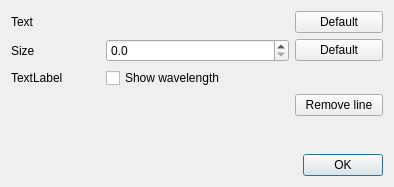
<?xml version="1.0" encoding="UTF-8"?>
<ui version="4.0">
 <class>LineEdit</class>
 <widget class="QDialog" name="LineEdit">
  <property name="geometry">
   <rect>
    <x>0</x>
    <y>0</y>
    <width>394</width>
    <height>187</height>
   </rect>
  </property>
  <property name="windowTitle">
   <string>Edit Line Properties</string>
  </property>
  <layout class="QGridLayout" name="gridLayout">
   <item row="0" column="0">
    <widget class="QLabel" name="label">
     <property name="text">
      <string>Text</string>
     </property>
    </widget>
   </item>
   <item row="0" column="1" colspan="2">
    <widget class="QWidget" name="line_text_wrapper" native="true"/>
   </item>
   <item row="0" column="3">
    <widget class="QPushButton" name="reset_default_text">
     <property name="text">
      <string>Default</string>
     </property>
    </widget>
   </item>
   <item row="1" column="0">
    <widget class="QLabel" name="label_2">
     <property name="text">
      <string>Size</string>
     </property>
    </widget>
   </item>
   <item row="1" column="3">
    <widget class="QPushButton" name="reset_default_size">
     <property name="text">
      <string>Default</string>
     </property>
    </widget>
   </item>
   <item row="2" column="0">
    <widget class="QLabel" name="wavelength">
     <property name="text">
      <string>TextLabel</string>
     </property>
    </widget>
   </item>
   <item row="2" column="1" colspan="2">
    <widget class="QCheckBox" name="show_lambda">
     <property name="text">
      <string>Show wavelength</string>
     </property>
    </widget>
   </item>
   <item row="3" column="3">
    <widget class="QPushButton" name="remove_line">
     <property name="text">
      <string>Remove line</string>
     </property>
    </widget>
   </item>
   <item row="4" column="1">
    <spacer name="verticalSpacer">
     <property name="orientation">
      <enum>Qt::Vertical</enum>
     </property>
     <property name="sizeHint" stdset="0">
      <size>
       <width>20</width>
       <height>0</height>
      </size>
     </property>
    </spacer>
   </item>
   <item row="5" column="2" colspan="2">
    <widget class="QDialogButtonBox" name="buttonBox">
     <property name="orientation">
      <enum>Qt::Horizontal</enum>
     </property>
     <property name="standardButtons">
      <set>QDialogButtonBox::Ok</set>
     </property>
    </widget>
   </item>
   <item row="1" column="1" colspan="2">
    <widget class="QDoubleSpinBox" name="text_size">
     <property name="decimals">
      <number>1</number>
     </property>
    </widget>
   </item>
  </layout>
 </widget>
 <resources/>
 <connections>
  <connection>
   <sender>buttonBox</sender>
   <signal>accepted()</signal>
   <receiver>LineEdit</receiver>
   <slot>accept()</slot>
   <hints>
    <hint type="sourcelabel">
     <x>248</x>
     <y>254</y>
    </hint>
    <hint type="destinationlabel">
     <x>157</x>
     <y>274</y>
    </hint>
   </hints>
  </connection>
  <connection>
   <sender>buttonBox</sender>
   <signal>rejected()</signal>
   <receiver>LineEdit</receiver>
   <slot>reject()</slot>
   <hints>
    <hint type="sourcelabel">
     <x>316</x>
     <y>260</y>
    </hint>
    <hint type="destinationlabel">
     <x>286</x>
     <y>274</y>
    </hint>
   </hints>
  </connection>
 </connections>
</ui>
